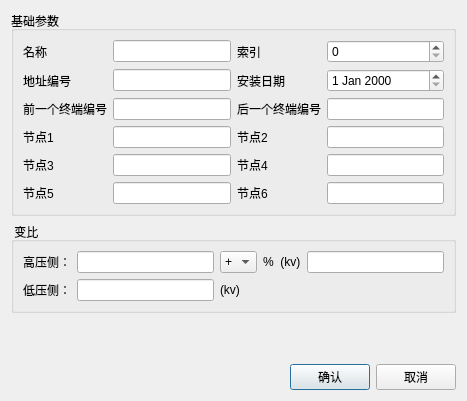
<?xml version="1.0" encoding="UTF-8"?>
<ui version="4.0">
 <class>ModifyTerminalDlg</class>
 <widget class="QDialog" name="ModifyTerminalDlg">
  <property name="geometry">
   <rect>
    <x>0</x>
    <y>0</y>
    <width>467</width>
    <height>401</height>
   </rect>
  </property>
  <property name="windowTitle">
   <string>Dialog</string>
  </property>
  <layout class="QVBoxLayout" name="verticalLayout">
   <item>
    <widget class="QGroupBox" name="groupBox_2">
     <property name="title">
      <string>基础参数</string>
     </property>
     <layout class="QGridLayout" name="gridLayout">
      <item row="0" column="0">
       <widget class="QLabel" name="label_14">
        <property name="text">
         <string>名称</string>
        </property>
       </widget>
      </item>
      <item row="0" column="1">
       <widget class="QLineEdit" name="leName1"/>
      </item>
      <item row="0" column="2">
       <widget class="QLabel" name="label_16">
        <property name="text">
         <string>索引</string>
        </property>
       </widget>
      </item>
      <item row="0" column="3">
       <widget class="QSpinBox" name="sbIndex1">
        <property name="maximum">
         <number>6</number>
        </property>
       </widget>
      </item>
      <item row="1" column="0">
       <widget class="QLabel" name="label_18">
        <property name="text">
         <string>地址编号</string>
        </property>
       </widget>
      </item>
      <item row="1" column="1">
       <widget class="QLineEdit" name="leAddr1"/>
      </item>
      <item row="1" column="2">
       <widget class="QLabel" name="label_17">
        <property name="text">
         <string>安装日期</string>
        </property>
       </widget>
      </item>
      <item row="1" column="3">
       <widget class="QDateEdit" name="deDate1"/>
      </item>
      <item row="2" column="0">
       <widget class="QLabel" name="label_26">
        <property name="text">
         <string>前一个终端编号</string>
        </property>
       </widget>
      </item>
      <item row="2" column="1">
       <widget class="QLineEdit" name="lePreAddr1"/>
      </item>
      <item row="2" column="2">
       <widget class="QLabel" name="label_25">
        <property name="text">
         <string>后一个终端编号</string>
        </property>
       </widget>
      </item>
      <item row="2" column="3">
       <widget class="QLineEdit" name="leNextAddr1"/>
      </item>
      <item row="3" column="0">
       <widget class="QLabel" name="label_19">
        <property name="text">
         <string>节点1</string>
        </property>
       </widget>
      </item>
      <item row="3" column="1">
       <widget class="QLineEdit" name="leRoute11"/>
      </item>
      <item row="3" column="2">
       <widget class="QLabel" name="label_20">
        <property name="text">
         <string>节点2</string>
        </property>
       </widget>
      </item>
      <item row="3" column="3">
       <widget class="QLineEdit" name="leRoute21"/>
      </item>
      <item row="4" column="0">
       <widget class="QLabel" name="label_21">
        <property name="text">
         <string>节点3</string>
        </property>
       </widget>
      </item>
      <item row="4" column="1">
       <widget class="QLineEdit" name="leRoute31"/>
      </item>
      <item row="4" column="2">
       <widget class="QLabel" name="label_22">
        <property name="text">
         <string>节点4</string>
        </property>
       </widget>
      </item>
      <item row="4" column="3">
       <widget class="QLineEdit" name="leRoute41"/>
      </item>
      <item row="5" column="0">
       <widget class="QLabel" name="label_23">
        <property name="text">
         <string>节点5</string>
        </property>
       </widget>
      </item>
      <item row="5" column="1">
       <widget class="QLineEdit" name="leRoute51"/>
      </item>
      <item row="5" column="2">
       <widget class="QLabel" name="label_24">
        <property name="text">
         <string>节点6</string>
        </property>
       </widget>
      </item>
      <item row="5" column="3">
       <widget class="QLineEdit" name="leRoute61"/>
      </item>
     </layout>
    </widget>
   </item>
   <item>
    <widget class="QGroupBox" name="groupBox">
     <property name="title">
      <string> 变比</string>
     </property>
     <layout class="QGridLayout" name="gridLayout_3">
      <item row="1" column="1">
       <widget class="QLineEdit" name="leLowPressureValue"/>
      </item>
      <item row="0" column="2">
       <widget class="QComboBox" name="cbHighPressureSymbol">
        <item>
         <property name="text">
          <string>+</string>
         </property>
        </item>
        <item>
         <property name="text">
          <string>-</string>
         </property>
        </item>
       </widget>
      </item>
      <item row="0" column="1">
       <widget class="QLineEdit" name="leHighPressureValue"/>
      </item>
      <item row="1" column="0">
       <widget class="QLabel" name="label_3">
        <property name="text">
         <string>低压侧：</string>
        </property>
       </widget>
      </item>
      <item row="0" column="0">
       <widget class="QLabel" name="label">
        <property name="text">
         <string>高压侧：</string>
        </property>
       </widget>
      </item>
      <item row="0" column="4">
       <widget class="QLineEdit" name="leHighPressureOffset"/>
      </item>
      <item row="1" column="2">
       <widget class="QLabel" name="label_4">
        <property name="text">
         <string>(kv)</string>
        </property>
       </widget>
      </item>
      <item row="0" column="3">
       <widget class="QLabel" name="label_2">
        <property name="text">
         <string>%  (kv)</string>
        </property>
       </widget>
      </item>
     </layout>
    </widget>
   </item>
   <item>
    <spacer name="verticalSpacer">
     <property name="orientation">
      <enum>Qt::Vertical</enum>
     </property>
     <property name="sizeHint" stdset="0">
      <size>
       <width>20</width>
       <height>0</height>
      </size>
     </property>
    </spacer>
   </item>
   <item>
    <layout class="QHBoxLayout" name="horizontalLayout">
     <item>
      <spacer name="horizontalSpacer">
       <property name="orientation">
        <enum>Qt::Horizontal</enum>
       </property>
       <property name="sizeHint" stdset="0">
        <size>
         <width>40</width>
         <height>20</height>
        </size>
       </property>
      </spacer>
     </item>
     <item>
      <widget class="QPushButton" name="btnOK">
       <property name="text">
        <string>确认</string>
       </property>
      </widget>
     </item>
     <item>
      <widget class="QPushButton" name="btnCancel">
       <property name="text">
        <string>取消</string>
       </property>
      </widget>
     </item>
    </layout>
   </item>
  </layout>
 </widget>
 <resources/>
 <connections/>
</ui>
